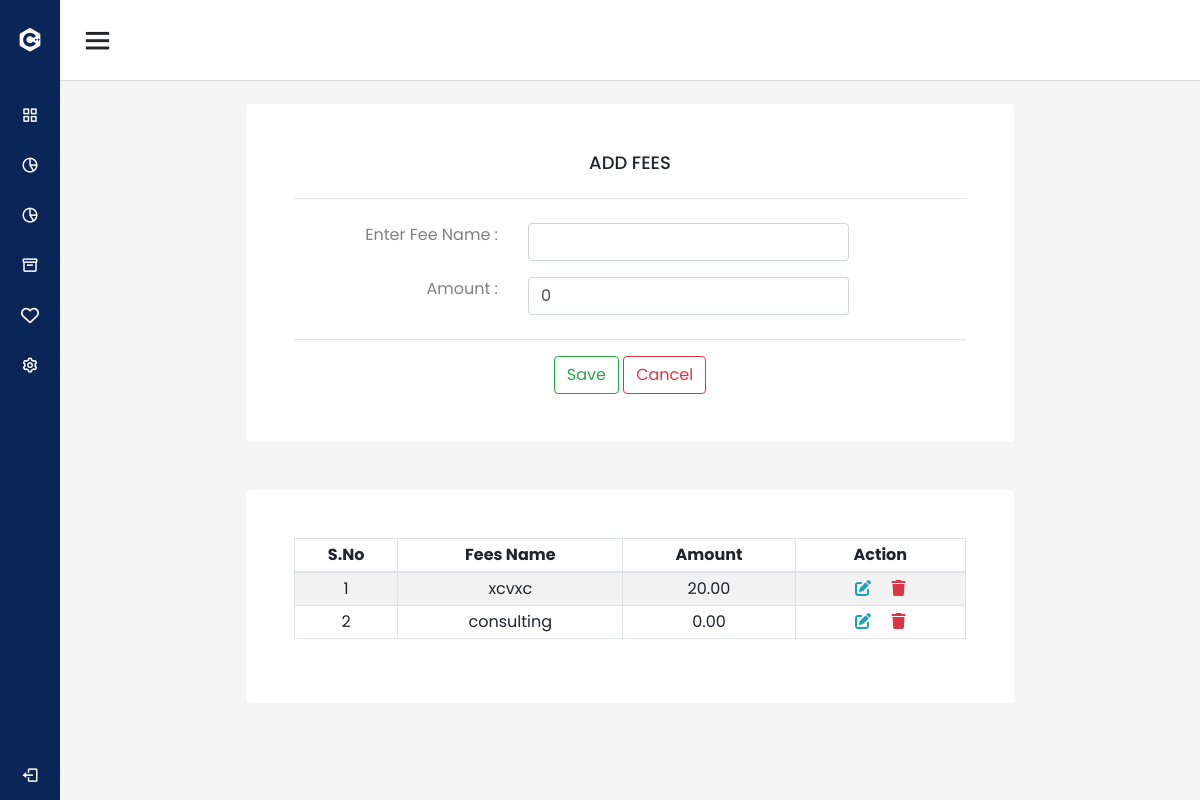
Before: /add_fees/ (signed in) with the older database file.
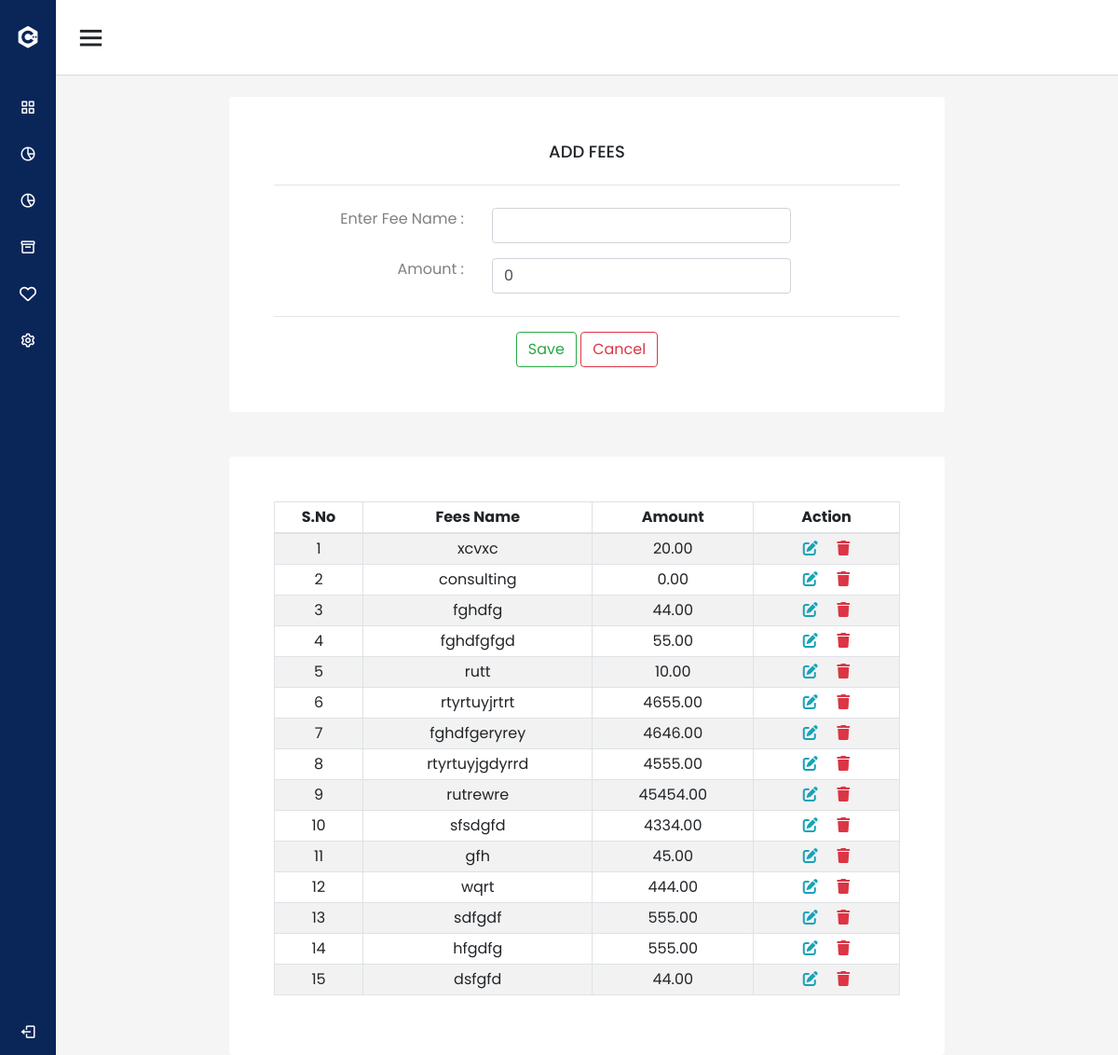
After: the same page with the newer database file.
### management/models.py (models this page shows)
class AddFees(models.Model):
    fee_name=models.CharField(max_length=30,unique=True)
    amount=models.DecimalField(max_digits=15, decimal_places=2)

### management/views.py (the view)
# urls.py: path('add_fees/',views.add_fees, name='add_fees'),
@login_required(login_url='login_view')
def add_fees(request):
    addfees= AddFees.objects.all()
    if request.method=="POST":
        amount=request.POST.get('amount')
        form=AddFeesForm(request.POST)
        if form.is_valid():
            form.save()
            messages.success(request, 'created successfully')
            return redirect('add_fees')
        else:
            return render(request,"management/add_fees.html",{'addfees':addfees,'form':form})
    else:
        form=AddFeesForm()
        return render(request,"management/add_fees.html",{'addfees':addfees,'form':form})

### management/forms.py
class AddFeesForm(forms.ModelForm):
   class Meta:
      model=AddFees
      fields = '__all__'

### management/templates/management/add_fees.html (shortened to what this page needs)
{% extends "management/navbar.html" %}
{% load static %}
{% block content %}
    <div class="container">
        <div class="card p-3 p-md-5 text-center">
            <h4>ADD FEES</h4>
            <hr class="hr-center">
            <form action="" method="POST">
                <div class="row">
                    <div class="col-md-4 my-2 text-left text-md-right">
                        <label for="fee_name">Enter&nbsp;Fee&nbsp;Name&nbsp;:</label>
                    </div>
                    <div class="col-md-6 my-2">
                        <input type="text" class="form-control" name="fee_name" value="{{form.fee_name.value|default_if_none:''}}" id="fee_name">
                    </div>
                </div>
                <div class="row">
                    <div class="col-md-4 my-2 text-left text-md-right">
                        <label for="amount">Amount&nbsp;:</label>
                    </div>
                    <div class="col-md-6 my-2">
                        <input type="text" class="form-control noZero empty_Zero" onkeypress="return validateFloatKeyPress(this,event);" name="amount" value="{{form.amount.value|default_if_none:'0'}}" id="amount">
                    </div>
                </div>
                <hr class="hr-center">
                <div>
                    <button type="submit" class="btn btn-outline-success">Save</button>
                    <button type="reset" class="btn btn-outline-danger">Cancel</button>
                </div>
            </form>
        </div>
        <div class="card p-5 text-center mt-5">
            <div class="table-responsive">
                <table class="table table-striped table-bordered">
                    <thead>
                        <tr>
                            <th>S.No</th>
                            <th>Fees&nbsp;Name</th>
                            <th>Amount</th>
                            <th>Action</th>
                        </tr>
                    </thead>
                    <tbody>
                        {% for i in addfees %}
                        <tr>
                            <td>{{forloop.counter}}</td>
                            <td>{{i.fee_name}}</td>
                            <td>{{i.amount}}</td>
                            <td><i class="fa-solid fa-edit px-2 text-info" onclick="view('{{i.id}}')" ob_id="{{i.id}}" id="add_fees{{i.id}}" fee_name="{{i.fee_name}}" amount="{{i.amount}}" data-toggle="modal" data-target="#edit_fees"></i></a>
                                <a data-toggle="modal" data-target="#delete" onclick="remove('{{i.id}}')"  ob_id="{{i.id}}"><i class="fa-solid fa-trash px-2 text-danger"></i></a></td>
                        </tr>
                        {% endfor %}
                    </tbody>
                </table>
            </div>
        </div>
    </div>
{% endblock %}

Changed rows visible on the page:
added AddFees: fee_name "fghdfg", amount "44.00"
added AddFees: fee_name "fghdfgfgd", amount "55.00"
added AddFees: fee_name "rutt", amount "10.00"
added AddFees: fee_name "rtyrtuyjrtrt", amount "4655.00"
added AddFees: fee_name "fghdfgeryrey", amount "4646.00"
added AddFees: fee_name "rtyrtuyjgdyrrd", amount "4555.00"
added AddFees: fee_name "rutrewre", amount "45454.00"
added AddFees: fee_name "sfsdgfd", amount "4334.00"
added AddFees: fee_name "gfh", amount "45.00"
added AddFees: fee_name "wqrt", amount "444.00"
added AddFees: fee_name "sdfgdf", amount "555.00"
added AddFees: fee_name "hfgdfg", amount "555.00"
added AddFees: fee_name "dsfgfd", amount "44.00"
